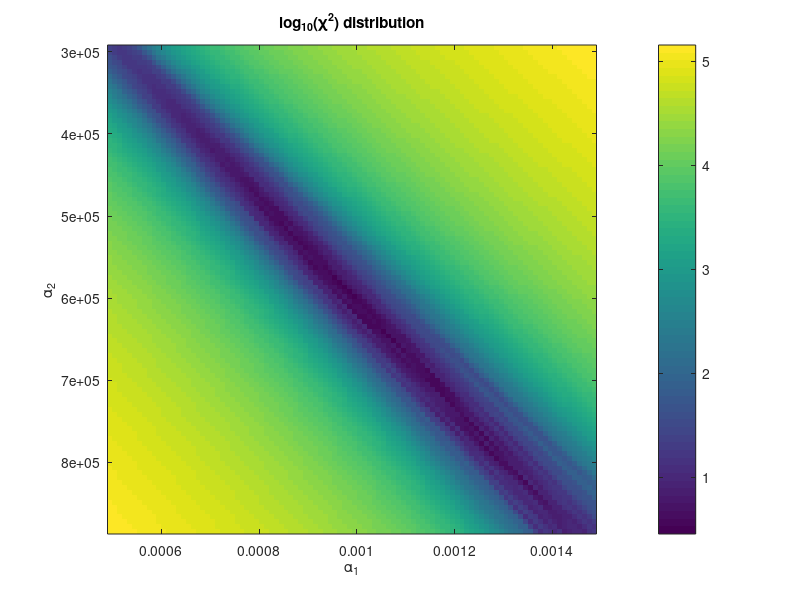

The MATLAB script that drew this image:
% Statistical Methods in Physics Spring 2014
% University of Helsinki
%
% Exercise 7
% Mikael Mieskolainen

clear; close all;


%% Task 1

% T = 2 pi sqrt (L/g)
% where T is the pendulum period, L is the length and g is the
% gravitational acceleration

% Fit a model y = theta*x
% theta ~ 2 pi / sqrt(g)
% x ~ sqrt(L)
% y ~ T

% Model matrix (in meters)
X = [sqrt(0.85) sqrt(0.75) sqrt(0.70) sqrt(0.60) sqrt(0.50)]';

% Measurement vector y
y = [1.850 1.737 1.678 1.554 1.419]';

% Measurement error matrix
sigma2 = [0.012 0.012 0.011 0.010 0.010].^2;
V = diag(sigma2);


%% i.)

% LS estimate
theta_hat = (X' * inv(V) * X) \ X' * inv(V) * y;
theta_cov = inv(X' * inv(V) * X);

% Transform of variable
g_hat = ((2*pi)/theta_hat)^2;

% Error propagation to get error of g
f = @(theta, sigma2) sqrt( ( (-8*pi^2)/(theta^3) )^2 * sigma2 );
g_err = f(theta_hat, theta_cov);

fprintf('Task 1: i.) g_hat = %0.3f +- %0.3f m/s^2\n', g_hat, g_err);

% Chi^2
chi2 = (y - X*theta_hat)' / V * (y - X*theta_hat);

% Degrees of freedom = # measurements - # parameters to fit
DOF = length(y) - 1;

% P-value
P_value = 1 - chi2cdf(chi2, DOF);

fprintf('Task 1: i.) chi^2: %0.4f (P-value: %0.2f) \n', chi2, P_value); 

%% ii.)

% Calculate error using RFC as theta = theta_hat
% Formula below obtained by differentiating twice

theta_var_rfc = 1 / sum(X.^2 ./ sigma2');
g_err_rfc = f(theta_hat, theta_var_rfc);

fprintf('Task 1: ii.) Error of g using RFC is %0.3f \n', g_err_rfc);

% Same as using "normal/matrix equations", i.e. Maximum Likelihood solution
% is the same as Least Squares in the case of Gaussian measurement noise!


%% iii.)

% P-value is 1, i.e. fit is really super. There might be some
% alteration of results, especially if these are hand made "student
% measurements". Given errors/uncertainties on y are also
% especially small ... :D


%% Task 2

warning off; % Remove singularity warnings

% Model
% y = a1 x - a2 / x

% y - Measurements
y = [-4.02 -2.74 -1.15 1.49 6.87]';
sigma2_y = ([0.50 0.25 0.08 0.09 1.90].^2)';

% Error matrix for least squares (errors only in y)
V = diag(sigma2_y);

% x - Measurements
x = [22000, 22930, 23880, 25130, 26390]';
sigma2_x = ([440 470 500 530 540].^2)';

% Model matrix
X = [x -1./x];

%% i.)

% LS fit (x is accurate i.e. no errors,
% which is an implicit asumption always in the ordinary LS method!)
theta_hat = (X' / V * X) \ X' / V * y;
theta_cov = inv(X' / V * X);

% Chi^2
chi2 = (y - X*theta_hat)' / V * (y - X*theta_hat);

% Degrees of freedom = # measurements - # parameters to fit
DOF = length(y) - 2;

% P-value
P_value = 1 - chi2cdf(chi2, DOF);

fprintf('Task 2: i.) chi^2: %0.3f (P-value: %0.3f) \n at (a1, a2) = (%0.6f +- %0.6f, %0.3f +- %0.3f) \n', ...
 chi2, P_value, theta_hat(1), sqrt(theta_cov(1,1)), ...
 theta_hat(2), sqrt(theta_cov(2,2)) );

% System parameters
C = 0.02e-6; % Farads
w0 = 1;      % rad/s

% Calculate resistance (Ohms) and its error via error prop.
R = 1/(w0*C*theta_hat(2));
R_err = sqrt( (-1/(w0*C*theta_hat(2)^2))^2*theta_cov(2,2) );
fprintf('Task 2: i.) R = %0.2f +- %0.2f (Ohm)\n', R, R_err);

% Calculate inductance (Henry) and its error via error prop.
% ~ (df/da)^2*sigma_a^2 + (df/db)^2*sigma_b^2 + 2 df/da df/db * cov_ab 
% L = (theta_hat(1)*R) / w0;
L = theta_hat(1) / (C*w0^2*theta_hat(2));
L_err = sqrt( (1/(C*w0^2*theta_hat(2)))^2*theta_cov(1,1) + ...
              (theta_hat(1)/(C*w0^2*theta_hat(2)^2))^2*theta_cov(2,2) + ...
              (2*theta_hat(1))/(C^2*w0^4*theta_hat(2)^3)*theta_cov(1,2));

fprintf('Task 2: i.) L = %0.3f +- %0.3f (H)\n', L, L_err);


%% ii.)

% Find minimum using brute-force search

% Range of brute force scan, hand tuned
a1_range = linspace(theta_hat(1)/2, 1.5*theta_hat(1), 100);
a2_range = linspace(theta_hat(2)/2, 1.5*theta_hat(2), 100);

%{
tic;

% Random initializations
N = 12000;

% Chi2 contour
chi2c = zeros(length(a1_range), length(a2_range));

% Thetas
thetas = cell(length(a1_range), length(a2_range));

% Create random samples by variating x
X_new = zeros(length(x),N);
for k = 1:N
    X_new(:,k) = x + sqrt(sigma2_x).*randn(size(x));
end

i = 1;
for a1 = a1_range
    j = 1;
    for a2 = a2_range
        chi2_min = inf;

        for k = 1:N
            
            x_new = X_new(:,k);

            % Chi2 of "total least squares" type of cost function,
            % errors in both x and y
            chi2  = sum( ( y - [x_new -1./x_new]*[a1; a2] ).^2 ./ sigma2_y ) ...
                  + sum( ( x_new - x ).^2 ./ sigma2_x );
            
            if (chi2 < chi2_min)
                chi2_min = chi2;
            end
        end
        
        chi2c(i,j) = chi2_min;
        thetas{i,j} = [a1; a2];
        j = j + 1;
    end
    i = i + 1;
end

toc;

% Save variables
save('chi2loop', 'chi2c', 'thetas');

%}

% Load variables
load('chi2loop');



%% Find the minimum among all parameter pairs

chi2_min = inf;
theta_min = [0;0];
min_ind = [0;0];

for i = 1:size(chi2c,1)
    for j = 1:size(chi2c,2)
        if (chi2c(i,j) < chi2_min)
            chi2_min = chi2c(i,j);
            theta_min = thetas{i,j};
            min_ind = [i;j];
        end
    end
end

figure;
imagesc(a1_range, a2_range, log10(chi2c)); colorbar;
axis square; axis tight;
xlabel('\alpha_1'); ylabel('\alpha_2');
title('log_{10}(\chi^2) distribution');


%% Find the errors from the chi^2 contour
% A one sigma deviation from the point(s):
% chi2_min + deviation. However, see the uncertainty coverage of
% multidimensional parameter estimation in G. Cowan, Statistical Data
% Analysis.

deviation = 1.0; % The basic

a1_err = [0,0];
a2_err = [0,0];

% Find lower side error in a1
for i = min_ind(1):-1:1
   if (chi2c(i,min_ind(2)) >= (chi2_min + deviation))       
       a1_err(1) = theta_min(1) - thetas{i,min_ind(2)}(1);
       break;
   end
end
% Find upper side error in a1
for i = min_ind(1):size(chi2c,1)
   if (chi2c(i,min_ind(2)) >= (chi2_min + deviation))
       a1_err(2) = thetas{i,min_ind(2)}(1) - theta_min(1);
       break;
   end
end
% Find lower side error in a2
for j = min_ind(2):-1:1
   if (chi2c(min_ind(1),j) >= (chi2_min + deviation))
       a2_err(1) = theta_min(2) - thetas{min_ind(1),j}(2);
       break;
   end
end
% Find upper side error in a2
for j = min_ind(2):size(chi2c,2)
   if (chi2c(min_ind(1),j) >= (chi2_min + deviation))
       a2_err(2) = thetas{min_ind(1),j}(2) - theta_min(2);
       break;
   end
end

% Average upper and lower errors and get square => variance
a1_var = mean(a1_err)^2;
a2_var = mean(a2_err)^2;

% Put into parameter covariance matrix (neglect covariance estimation)
theta_cov = [a1_var 0;
             0 a2_var];

% Degrees of freedom = # measurements - # parameters to fit
DOF = 5 - 2;

% P-value
P_value = 1 - chi2cdf(chi2_min, DOF);

fprintf('Task 2: ii.) Minimum chi^2: %0.3f (P-value: %0.3f) at \n (a1, a2) = (%0.6f +- %0.6f, %0.3f +- %0.3f) \n', ...
 chi2_min, P_value, theta_min(1), sqrt(a1_var), theta_min(2), sqrt(a2_var));


%% Parameter estimates for R and L


% Calculate resistance (Ohms) and its error via error prop.
R = 1/(w0*C*theta_min(2));
R_err = sqrt( (-1/(w0*C*theta_min(2)^2))^2*theta_cov(2,2) );
fprintf('Task 2: ii.) R = %0.2f +- %0.2f (Ohm)\n', R, R_err);

% Calculate inductance (Henry) and its error via error prop.
% (neglect covariance here)
% ~ (df/da)^2*sigma_a^2 + (df/db)^2*sigma_b^2 + 2 df/da df/db * cov_ab 
% L = (theta_hat(1)*R) / w0;
L = theta_min(1) / (C*w0^2*theta_min(2));
L_err = sqrt( (1/(C*w0^2*theta_min(2)))^2*theta_cov(1,1) + ...
              (theta_min(1)/(C*w0^2*theta_min(2)^2))^2*theta_cov(2,2));

fprintf('Task 2: ii.) L = %0.3f +- %0.3f (H)\n', L, L_err);

% Some changes in comparison with part i.), not drastical,
% the value of R bit lower, P-value larger => indicating better fit,
% and also uncertainty (error) estimates are smaller for L and R

